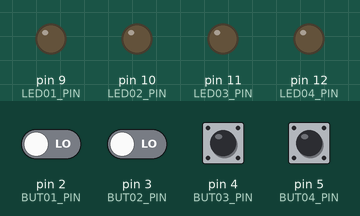
Bench run of a sketch on a simulated Arduino Uno, built with avr-gcc and run on an emulated ATmega328P. Parts: output pins drawn as LEDs (lit = HIGH). The inputs (shaded band) are chosen by the test bench; at power-on: pin 2 (BUT01_PIN), pin 3 (BUT02_PIN), pin 4 (BUT03_PIN), pin 5 (BUT04_PIN) LOW.

Above: at 1.2 s.
1.3 s: pin 4 (BUT03_PIN) pulled HIGH for 0.15 s
At 1.8 s:
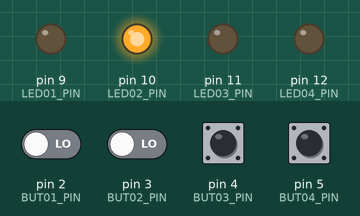
2.9 s: pin 5 (BUT04_PIN) pulled HIGH for 0.15 s
At 4.3 s:
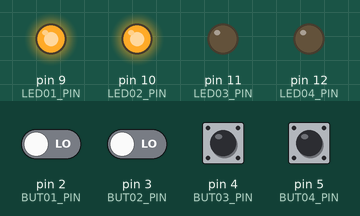
Timing chart, 0 to 5.9 s (numbered marks = the images above; inputs shaded):
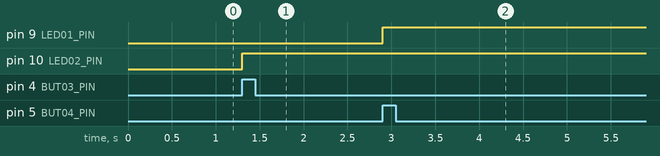

Measured:
- after the input at 1.3 s, pin 10 (LED02_PIN): LOW → HIGH at once
- after the input at 2.9 s, pin 9 (LED01_PIN): LOW → HIGH at once

The sketch:

myproject.ino
```cpp
#include "config.h"
#include "button.h"
#include "led.h"
#include "logic.h"

void setup() {
  Serial.begin(9600);
  initializeButtonBoard();
  initializeLedBoard();
}

void loop() {
  if (buttons[3].pressed) {
    digitalWrite(leds[0].pin, HIGH);
  } else {
    digitalWrite(leds[0].pin, LOW);
  }

  if (buttons[2].pressed) {
    digitalWrite(leds[1].pin, HIGH);
  } else {
    digitalWrite(leds[1].pin, LOW);
  }
}
```

board.cpp
```cpp

```

button.cpp
```cpp
#include "Arduino.h"
#include "config.h"
#include "button.h"
#include "led.h"
#include <EnableInterrupt.h>

void (*button_handlers[4])() = { pressedButton0, pressedButton1, pressedButton2, pressedButton3 };
uint8_t inputPins[] = {BUT01_PIN, BUT02_PIN, BUT03_PIN, BUT04_PIN};
bool buttonPressed[] = { false, false, false, false };
int sequenceLen;
int sequence[10];
long lastButtonPressedTimeStamps[NUM_INPUT_POS];

Button buttons[] = {
    {BUT01_PIN, false},  // Bottone 1
    {BUT02_PIN, false},  // Bottone 2
    {BUT03_PIN, false},  // Bottone 3
    {BUT04_PIN, false}   // Bottone 4
};

Button setupButton (int pin, bool pressed) {
  Button b;
  b.pin = pin;
  b.pressed = pressed;
  return b;
}

void button_handler(int i){
  static unsigned long lastInterruptTime = 0;
  unsigned long interruptTime = millis();

  // Se sono passati più di 200 ms dall'ultimo interrupt, aggiorna lo stato
  if (interruptTime - lastInterruptTime > BOUNCING_TIME) {
  if (!buttons[i].pressed) {
      buttons[i].pressed = true;
    }
  }
  lastInterruptTime = interruptTime;
}

void initializeButtonBoard() {
  for (int i = 0; i < NUM_INPUT_POS; i++) {
    pinMode(buttons[i].pin, INPUT);
    enableInterrupt(buttons[i].pin, button_handlers[i], CHANGE);
  }
}

void pressedButton0() { button_handler(0); }
void pressedButton1() { button_handler(1); }
void pressedButton2() { button_handler(2); }
void pressedButton3() { button_handler(3); }
```

button.h
```cpp
#ifndef __BUTTON__
#define __BUTTON__
#define BOUNCING_TIME 50

#include "Arduino.h"

struct Button {
    int pin;
    boolean pressed;
};

extern Button buttons[];
Button setupButton (int pin, bool pressed);
void initializeButtonBoard();
void pressedButton0();
void pressedButton1();
void pressedButton2();
void pressedButton3();

#endif
```

led.cpp
```cpp
#include "Arduino.h"
#include "config.h"
#include "led.h"

Led leds[] = {
    {LED01_PIN, 0, 0},  // Bottone 1
    {LED02_PIN, 0, 0},  // Bottone 2
    {LED03_PIN, 0, 0},  // Bottone 3
    {LED04_PIN, 0, 0}   // Bottone 4
};

Led startLed = {LED_START, 0, 0};

Led setupLed (int pin, int intensity, int pulseDelta) {
  Led l;
  l.pin = pin;
  l.intensity = intensity;
  l.pulseDelta = pulseDelta;
  return l;
}

void setIntensity(Led* led, int value) {
    if (led != nullptr) {  // Controllo se il puntatore non è nullo
        led->intensity = value;  // Imposta il valore di intensity
    }
}

void initializeLedBoard() {
  for (int i = 0; i < NUM_INPUT_POS; i++) {
    pinMode(leds[i].pin, OUTPUT);
  }
}
```

led.h
```cpp
#ifndef __LED__
#define __LED__

#include "Arduino.h"

struct Led {
    int pin;
    int intensity;
    int pulseDelta;
};
extern Led leds[];
extern Led startLed;
void setIntensity(Led* led, int value);
void initializeLedBoard();
Led setupLed (int pin, int intensity, int pulseDelta);

#endif
```

logic.cpp
```cpp

```

logic.h
```cpp

```

config.h
```cpp
/*
 *  This header file stores symbols that concerns
 *  the configuration of the system.
 *
 */
#ifndef __CONFIG__
#define __CONFIG__

// #define __DEBUG__

#define LED01_PIN 9
#define LED02_PIN 10
#define LED03_PIN 11
#define LED04_PIN 12
#define NLEDS 4

#define LED_START 13

#define BUT01_PIN 2
#define BUT02_PIN 3
#define BUT03_PIN 4
#define BUT04_PIN 5

#define POT_PIN A0

#define MAX_IDLE_TIME 120000
#define TIME_IN_GAME_OVER 2000
#define T1_TIME 1000
#define T2_TIME 6000
#define T3_TIME 10000

#define NUM_INPUT_POS 4

#endif
```
